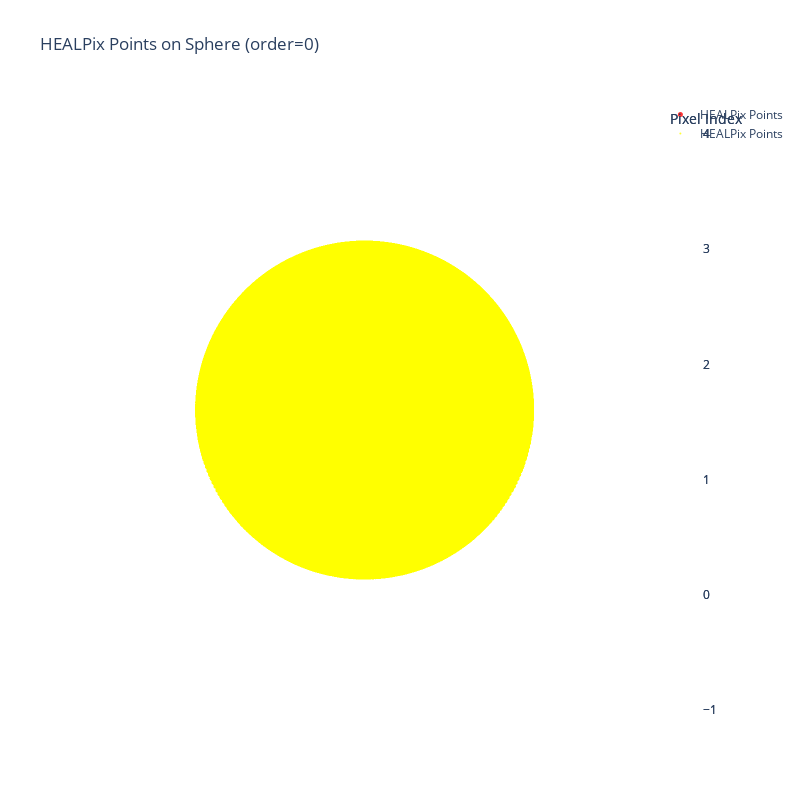

Notebook code cell kept with this figure:
### Code cell
main(0)

### Figure 1 — Plotly figure (JSON) as saved in the notebook; plotly's stock layout.template omitted (floating-point values rounded to 4 significant figures; data arrays with more than 128 entries replaced by an {"elided": "..."} marker saying what was removed)
{"data": [{"colorscale": [[0, "rgb(0, 0, 0)"], [0.09091, "rgb(16, 16, 16)"], [0.1818, "rgb(38, 38, 38)"], [0.2727, "rgb(59, 59, 59)"], [0.3636, "rgb(81, 80, 80)"], [0.4545, "rgb(102, 101, 101)"], [0.5455, "rgb(124, 123, 122)"], [0.6364, "rgb(146, 146, 145)"], [0.7273, "rgb(171, 171, 170)"], [0.8182, "rgb(197, 197, 195)"], [0.9091, "rgb(224, 224, 223)"], [1, "rgb(254, 254, 253)"]], "name": "Sphere", "opacity": 0.1, "showscale": false, "type": "surface", "x": {"elided": "100x100 float values"}, "y": {"elided": "100x100 float values"}, "z": {"elided": "100x100 float values"}}, {"marker": {"color": "red", "colorbar": {"title": {"text": "Pixel Index"}}, "colorscale": [[0, "#440154"], [0.1111, "#482878"], [0.2222, "#3e4989"], [0.3333, "#31688e"], [0.4444, "#26828e"], [0.5556, "#1f9e89"], [0.6667, "#35b779"], [0.7778, "#6ece58"], [0.8889, "#b5de2b"], [1, "#fde725"]], "opacity": 0.8, "size": 5}, "mode": "markers", "name": "HEALPix Points", "type": "scatter3d", "x": [0.0, 0.7454, 0.7071, 4.564e-17], "y": [0.0, 0.0, 0.7071, 0.7454], "z": [1.0, 0.6667, 0.0, 0.6667]}, {"marker": {"color": "yellow", "colorbar": {"title": {"text": "Pixel Index"}}, "colorscale": [[0, "#440154"], [0.1111, "#482878"], [0.2222, "#3e4989"], [0.3333, "#31688e"], [0.4444, "#26828e"], [0.5556, "#1f9e89"], [0.6667, "#35b779"], [0.7778, "#6ece58"], [0.8889, "#b5de2b"], [1, "#fde725"]], "opacity": 0.8, "size": 2}, "mode": "markers", "name": "HEALPix Points", "type": "scatter3d", "x": {"elided": "60000 float values"}, "y": {"elided": "60000 float values"}, "z": {"elided": "60000 float values"}}], "layout": {"height": 800, "scene": {"aspectmode": "data", "xaxis": {"showbackground": false, "visible": false}, "yaxis": {"showbackground": false, "visible": false}, "zaxis": {"showbackground": false, "visible": false}}, "title": {"text": "HEALPix Points on Sphere (order=0)"}, "width": 800}}
